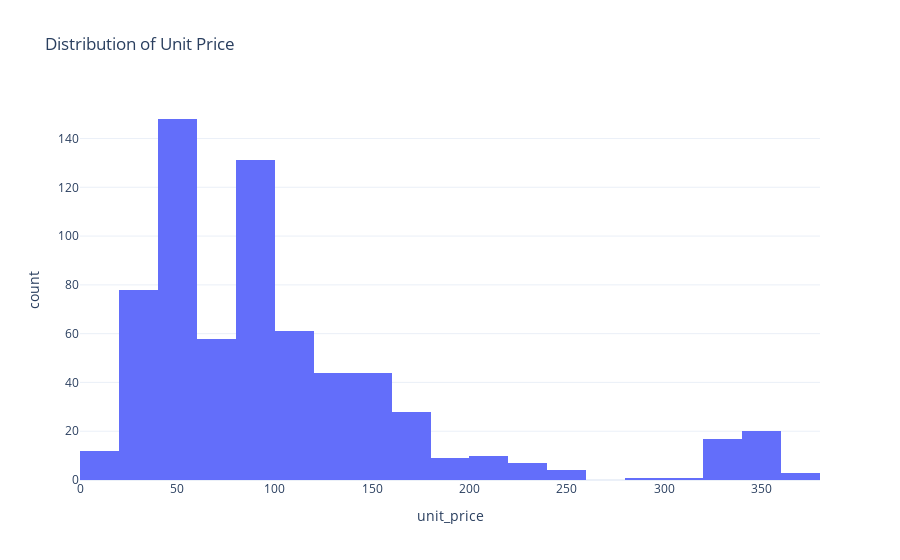

The code cell stored with this chart in its notebook:
### Code cell
fig = px.histogram(df,
             x='unit_price',
             title='Distribution of Unit Price')
fig.show()

### Figure 1 — Plotly figure (JSON) as saved in the notebook; plotly's stock layout.template omitted (floating-point values rounded to 4 significant figures; data arrays with more than 128 entries replaced by an {"elided": "..."} marker saying what was removed)
{"data": [{"alignmentgroup": "True", "bingroup": "x", "hovertemplate": "unit_price=%{x}<br>count=%{y}<extra></extra>", "legendgroup": "", "marker": {"color": "#636efa", "pattern": {"shape": ""}}, "name": "", "offsetgroup": "", "orientation": "v", "showlegend": false, "type": "histogram", "x": {"elided": "676 float values"}, "xaxis": "x", "yaxis": "y"}], "layout": {"barmode": "relative", "legend": {"tracegroupgap": 0}, "title": {"text": "Distribution of Unit Price"}, "xaxis": {"anchor": "y", "domain": [0, 1], "title": {"text": "unit_price"}}, "yaxis": {"anchor": "x", "domain": [0, 1], "title": {"text": "count"}}}}
